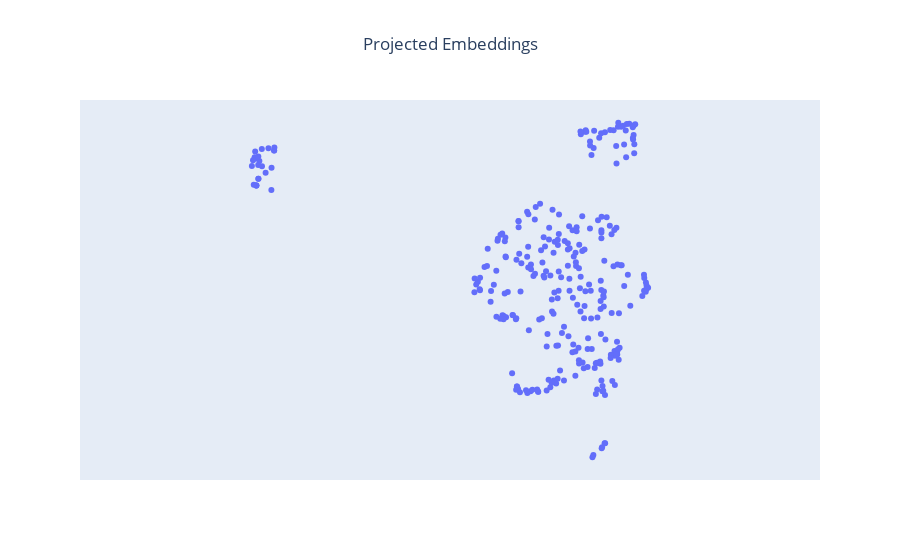

The notebook cell saved with this chart:
### Code cell
plot_embeddings(projected_dataset_embeddings)

### Figure 1 — Plotly figure (JSON) as saved in the notebook; plotly's stock layout.template omitted (floating-point values rounded to 4 significant figures; data arrays with more than 128 entries replaced by an {"elided": "..."} marker saying what was removed)
{"data": [{"hovertemplate": "x=%{x}<br>y=%{y}<extra></extra>", "legendgroup": "", "marker": {"color": "#636efa", "symbol": "circle"}, "mode": "markers", "name": "", "orientation": "v", "showlegend": false, "type": "scatter", "x": {"elided": "285 float values"}, "xaxis": "x", "y": {"elided": "285 float values"}, "yaxis": "y"}], "layout": {"legend": {"tracegroupgap": 0}, "showlegend": false, "title": {"text": "Projected Embeddings", "x": 0.5}, "xaxis": {"anchor": "y", "domain": [0, 1], "title": {"text": "x"}, "visible": false}, "yaxis": {"anchor": "x", "domain": [0, 1], "scaleanchor": "x", "scaleratio": 1, "title": {"text": "y"}, "visible": false}}}
